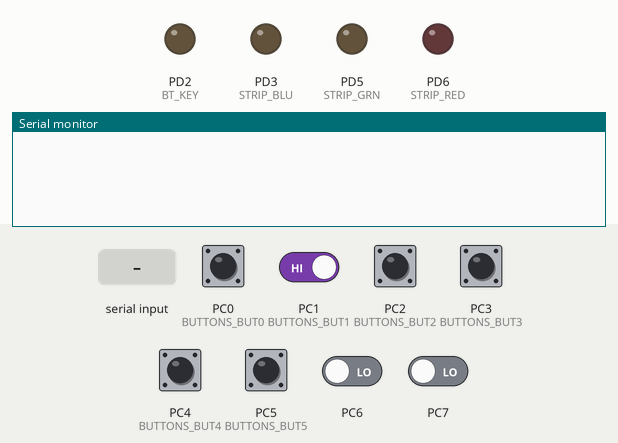
Simulated run of this program. Board: ATmega328P, built with avr-gcc and emulated at 16 MHz. On the bench: output pins drawn as LEDs (lit = HIGH), the last lines printed to the serial monitor. The inputs (shaded band) are chosen by the test bench; at power-on: PC0 (BUTTONS_BUT0), PC1 (BUTTONS_BUT1), PC2 (BUTTONS_BUT2), PC3 (BUTTONS_BUT3), PC4 (BUTTONS_BUT4), PC5 (BUTTONS_BUT5) HIGH, PC6, PC7 LOW. Random numbers use the default seed unless the program sets one; EEPROM starts erased.

Above: at 1.2 s.
1.3 s: PC0 (BUTTONS_BUT0) pulled LOW for 0.15 s
At 2.5 s:
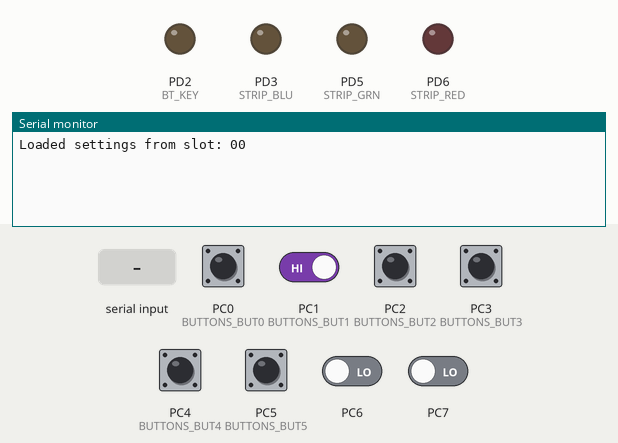
2.9 s: "MODE\n" received over Serial
At 4.1 s:
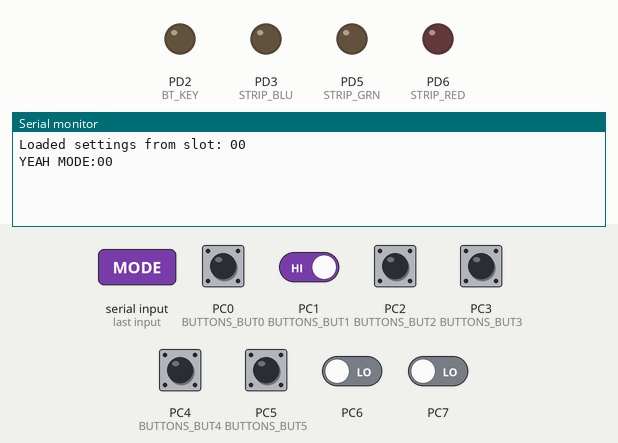
4.4 s: "ON\n" received over Serial
At 5.1 s:
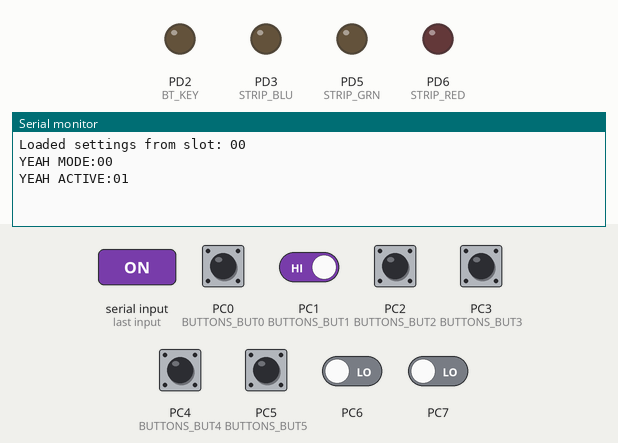
5.9 s: "STEP\n" received over Serial
At 6.3 s:
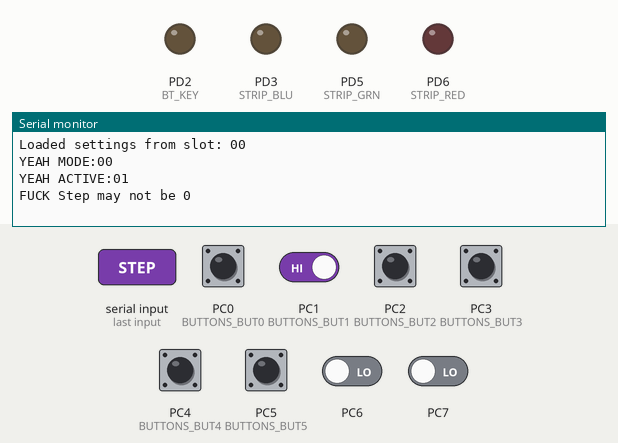
7.4 s: PC0 (BUTTONS_BUT0) driven LOW and PC1 (BUTTONS_BUT1) driven LOW
At 8.3 s:
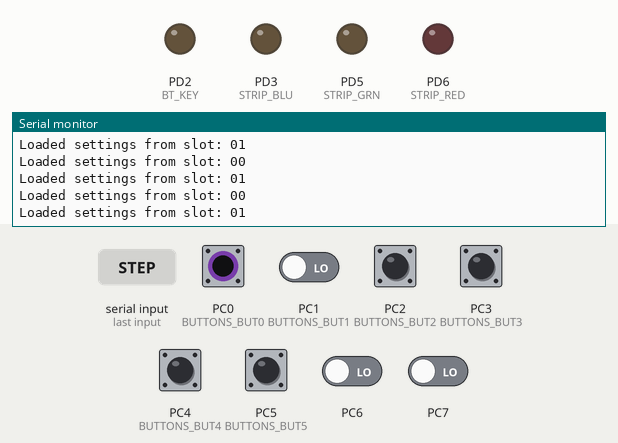

The program:

main.c
```c
/*
 * Controller code for a device that reads analog sensor values and sleeps
 * while it isn't used. Check the README at Github for more information.
 *
 * Written by Gregor Ottmann, https://github.com/Zappes
 */
#include <avr/io.h>
#include <avr/interrupt.h>
#include <util/delay.h>

#include "lib/stripcontrol.h"
#include "lib/uart.h"
#include "lib/control.h"
#include "lib/animation.h"
#include "lib/bluetooth.h"

#include "lib/persistence.h"
#include "lib/buttons.h"

int main(void)
{
	strip_init();
	uart_init();
	control_init();
	anim_init();
	bt_init();
	buttons_init();

	persistence_restore(persistence_get_current_slot());

	// required for serial input and the animation loop to work!
	sei();

	while(1)
	{
		buttons_process();
	}

	return 0;
}
```

animation.c
```c
/*
 * animation.c
 *
 *  Created on: 05.01.2015
 *      Author: zaphod
 */

#include <avr/io.h>
#include <avr/interrupt.h>
#include <stdlib.h>

#include "util.h"
#include "stripcontrol.h"
#include "animation.h"
#include "color.h"

uint8_t target_r, target_g, target_b = 0;
volatile uint8_t current_r, current_g, current_b = 0;
uint8_t anim_mode = ANIM_MODE_SET;
uint8_t anim_delay = 0;
uint8_t anim_step = 0;
uint8_t anim_level = 0xFF;

void anim_init(void) {
	// Timer 1 is used for the animation loop
	// fast PWM, 16 bits, TOP in OCR1A
	TCCR1A |= (_BV(WGM10) | _BV(WGM11));
	TCCR1B |= (_BV(WGM12) | _BV(WGM13));

	// prescaler set to clk/1024
	TCCR1B |= (_BV(CS12));

	// above settings create one count every 0.000064 seconds.
	// 200 hz means 1 interrupt every 0.005 seconds
	// => an overflow interrupt is required every 78.125 counts
	OCR1A = 79;

	// enable interrupts on overflow
	TIMSK1 |= _BV(TOIE1);
}

void anim_set_delay(uint8_t delay) {
	anim_delay = delay;
}

uint8_t anim_get_delay(void) {
	return anim_delay;
}

void anim_set_level(uint8_t delay) {
	anim_level = delay;
}

uint8_t anim_get_level(void) {
	return anim_level;
}

void anim_set_step(uint8_t step) {
	if (step != 0) {
		anim_step = step;
	}
}

uint8_t anim_get_step(void) {
	return anim_step;
}

void anim_set_mode(uint8_t mode) {
	anim_mode = mode;

	if (mode == ANIM_MODE_DISCO) {
		// initialize the random number generator with the current value of the animation timer
		srand(TCNT1);
	}
}

uint8_t anim_get_mode(void) {
	return anim_mode;
}

void anim_set_rgb_components(uint8_t red, uint8_t green, uint8_t blue) {
	target_r = red;
	target_g = green;
	target_b = blue;

	if (anim_mode == ANIM_MODE_SET) {
		current_r = red;
		current_g = green;
		current_b = blue;

		strip_set_rgb_components(red, green, blue);
	}
}

void anim_set_rgb_numeric(uint32_t colVal) {
	uint8_t r, g, b;
	get_components_from_numeric(colVal, &r, &g, &b);
	anim_set_rgb_components(r, g, b);
}

uint32_t anim_get_current_rgb_numeric(void) {
	return (uint32_t) current_b | ((uint32_t) current_g << 8)
			| ((uint32_t) current_r << 16);
}

uint32_t anim_get_target_rgb_numeric(void) {
	return (uint32_t) target_b | ((uint32_t) target_g << 8)
			| ((uint32_t) target_r << 16);
}

uint8_t fade_to_target(volatile uint8_t* variable, const uint8_t target) {
	if (*variable == target)
		return 0;

	if (*variable < target) {
		if (anim_step <= (target - *variable)) {
			(*variable) += anim_step;
		} else {
			*variable = target;
		}
	} else {
		if (anim_step <= (*variable - target)) {
			(*variable) -= anim_step;
		} else {
			*variable = target;
		}
	}

	return 1;
}

uint8_t random_component(uint8_t cap) {
	return (rand() / (RAND_MAX / cap + 1)) & 0xFF;
}

/*
 * This routine is called with a frequency of 50Hz. It controls the animations for the
 * LED strip.
 */
ISR(TIMER1_OVF_vect) {
	static uint8_t anim_counter = 0;

	if (anim_counter == 0) {
		anim_counter = anim_delay;

		uint8_t faded = 0;

		faded += fade_to_target(&current_r, target_r);
		faded += fade_to_target(&current_g, target_g);
		faded += fade_to_target(&current_b, target_b);

		if (faded) {
			strip_set_rgb_components(current_r, current_g, current_b);
		} else if (anim_mode == ANIM_MODE_DISCO) {
			// no fading occurred, so we have reached the target color and need a new one
			uint8_t r,g,b;

			hslToRgb(random_component(255), random_component(255), anim_level > 0 ? anim_level : random_component(255), &r, &g ,&b);
			anim_set_rgb_components(r,g,b);
		}
	} else {
		anim_counter--;
	}
}
```

animation.h
```c
/*
 * animation.h
 *
 *  Created on: 05.01.2015
 *      Author: zaphod
 */

#ifndef ANIMATION_H_
#define ANIMATION_H_

#define ANIM_MODE_SET		0
#define ANIM_MODE_FADE	1
#define ANIM_MODE_DISCO	2

void anim_init(void);

void anim_set_delay(uint8_t delay);
uint8_t anim_get_delay(void);

void anim_set_mode(uint8_t delay);
uint8_t anim_get_mode(void);

void anim_set_step(uint8_t step);
uint8_t anim_get_step(void);

void anim_set_level(uint8_t step);
uint8_t anim_get_level(void);


void anim_set_rgb_components(uint8_t red, uint8_t green, uint8_t blue);
void anim_set_rgb_numeric(uint32_t colVal);

uint32_t anim_get_target_rgb_numeric(void);
uint32_t anim_get_current_rgb_numeric(void);


#endif /* ANIMATION_H_ */
```

bluetooth.c
```c
/*
 * bluetooth.c
 *
 *  Created on: 05.01.2015
 *      Author: zaphod
 */

#include <avr/io.h>
#include <util/delay.h>
#include <stdio.h>
#include <string.h>

#include "bluetooth.h"
#include "uart.h"

uart_callback_t defaultCallback = 0;
char resultBuffer[BT_RESULTBUFFER_SIZE];

void bt_init(void) {
	BT_DDR |= _BV(BT_KEY);
	BT_PORT &= ~_BV(BT_KEY);
}

void handle_bt_result(char* commandBuffer) {

	if(strcmp("OK", commandBuffer) == 0 || strcmp("FAIL", commandBuffer) == 0 || strncmp("ERROR", commandBuffer, 5) == 0) {
		char* result = (strcmp("OK", commandBuffer) == 0) ? "YEAH" : "FUCK";

		BT_PORT &= ~_BV(BT_KEY);

		_delay_ms(BT_MODESWITCH_DELAY_MS);

		if(resultBuffer[0] != 0) {
			uart_writeln_formatted("%s %s", result, resultBuffer);
			resultBuffer[0] = 0;
		}
		else {
			uart_writeln_formatted("%s %s", result, commandBuffer);
		}

		uart_set_callback(defaultCallback);
	}
	else
	{
		// the results start with a pesky + - we strip that. if there should be more, we strip them all. there probably
		// aren't more, but what the fuck. i have 32k of ram on that chip, and i can throw in a while loop if i want to.
		// just for lulz.
		char* p = commandBuffer;
		while(*p == '+') {
			p++;
		}

		strncpy(resultBuffer, p, BT_RESULTBUFFER_SIZE);
	}
}

void init_at_mode() {
	// put the module in AT mode by pulling the key pin high
	BT_PORT |= _BV(BT_KEY);

	// wait for the switch to command mode.
	_delay_ms(BT_MODESWITCH_DELAY_MS);

	defaultCallback = uart_set_callback(handle_bt_result);
}

void bt_set_device_name(char* name) {
	init_at_mode();
	uart_writeln_formatted("AT+NAME=%s", name);
}

void bt_get_device_name() {
	init_at_mode();
	uart_writeln_string("AT+NAME?");
}

void bt_set_passcode(char* passcode) {
	init_at_mode();
	uart_writeln_formatted("AT+PSWD=%s", passcode);
}

void bt_get_passcode() {
	init_at_mode();
	uart_writeln_string("AT+PSWD?");
}

void bt_get_version() {
	init_at_mode();
	uart_writeln_string("AT+VERSION?");
}
```

bluetooth.h
```c
/*
 * bluetooth.h
 *
 *  Created on: 05.01.2015
 *      Author: zaphod
 */

#ifndef BLUETOOTH_H_
#define BLUETOOTH_H_

#include <avr/io.h>

#define BT_DDR	DDRD
#define BT_KEY	PD2
#define BT_PORT	PORTD

#define BT_RESULTBUFFER_SIZE 64
#define BT_MODESWITCH_DELAY_MS 500

void bt_init(void);
void bt_set_device_name(char* name);
void bt_get_device_name(void);
void bt_set_passcode(char* passcode);
void bt_get_passcode(void);
void bt_get_version(void);

#endif /* BLUETOOTH_H_ */
```

buttons.c
```c
/*
 * buttons.c
 *
 *  Created on: 07.01.2015
 *      Author: zaphod
 */

#include <avr/io.h>
#include <util/delay.h>
#include "buttons.h"
#include "persistence.h"
#include "stripcontrol.h"
#include "uart.h"

uint8_t lastButton = 0xFF;

void buttons_init(void) {
	// this is not strictly required, but at least it's nicely explicit:
	// set buttons as input pins
	BUTTONS_DDR &= ~(_BV(BUTTONS_BUT0) | _BV(BUTTONS_BUT1) | _BV(BUTTONS_BUT2) | _BV(BUTTONS_BUT3) | _BV(BUTTONS_BUT4) | _BV(BUTTONS_BUT5));

	// enable pull-ups
	BUTTONS_PORT |= (_BV(BUTTONS_BUT0) | _BV(BUTTONS_BUT1) | _BV(BUTTONS_BUT2) | _BV(BUTTONS_BUT3) | _BV(BUTTONS_BUT4) | _BV(BUTTONS_BUT5));
}


uint8_t pressed(uint8_t button) {
	return (!(BUTTONS_INP & _BV(button)));
}

void buttons_process(void) {
	// wrote this in a hurry, should really be cleaned up ...
	if(pressed(BUTTONS_BUT0) && lastButton != 0) {
		persistence_restore(0);
		lastButton = 0;
		uart_writeln_string("Loaded settings from slot: 00");
	}
	else if(pressed(BUTTONS_BUT1) && lastButton != 1) {
		persistence_restore(1);
		lastButton = 1;
		uart_writeln_string("Loaded settings from slot: 01");
	}
	else if(pressed(BUTTONS_BUT2) && lastButton != 2) {
		persistence_restore(2);
		lastButton = 2;
		uart_writeln_string("Loaded settings from slot: 02");
	}
	else if(pressed(BUTTONS_BUT3) && lastButton != 3) {
		persistence_restore(3);
		lastButton = 3;
		uart_writeln_string("Loaded settings from slot: 03");
	}
	else if(pressed(BUTTONS_BUT4) && lastButton != 4) {
		persistence_restore(4);
		lastButton = 4;
		uart_writeln_string("Loaded settings from slot: 04");
	}
	else if(pressed(BUTTONS_BUT5) && lastButton != 5) {
		persistence_restore(5);
		lastButton = 5;
		uart_writeln_string("Loaded settings from slot: 05");
	}
}
```

buttons.h
```c
/*
 * buttons.h
 *
 * This firmware supports three buttons connected to the pins PC0-PC2. Internal pullups are
 * enabled, so pressing a button must pull the corresponding line LOW.
 *
 * PC0/PC1 are used to load the stored profiles 0 and 1 respectively. PC2 toggles between
 * enabled and disabled state of the entire strip.
 *
 *  Created on: 07.01.2015
 *      Author: zaphod
 */

#ifndef BUTTONS_H_
#define BUTTONS_H_

#include <avr/io.h>

#define BUTTONS_DDR		DDRC
#define BUTTONS_INP 	PINC
#define BUTTONS_PORT 	PORTC
#define BUTTONS_BUT0	PC0
#define BUTTONS_BUT1	PC1
#define BUTTONS_BUT2	PC2
#define BUTTONS_BUT3	PC3
#define BUTTONS_BUT4	PC4
#define BUTTONS_BUT5	PC5

void buttons_init(void);
void buttons_process(void);

#endif /* BUTTONS_H_ */
```

color.c
```c
/*
 * color.c
 *
 *  Created on: 19.01.2015
 *      Author: zaphod
 */

#include <avr/io.h>
#include "color.h"

/*
 * adapted from http://tog.acm.org/resources/GraphicsGems/gems/HSLtoRGB.c
 * converts a HSL value to an RGB value.
 */
void hslToRgb(uint8_t h, uint8_t s, uint8_t l, uint8_t* r, uint8_t* g, uint8_t* b)
{
	int v = (l < 128)
		? (long int)l * (256 + (long int)s) >> 8
		: ((((long int)l + (long int)s) << 8) - (long int)l * (long int)s) >> 8;

	if (v <= 0)
	{
		*r = *g = *b = 0;
	}
	else
	{
		long int m;
		long int sextant;
		long int fract, vsf, mid1, mid2;
		int hue = h;

		m = l + l - v;
		hue *= 6;
		sextant = hue >> 8;
		fract = hue - (sextant << 8);
		vsf = v * fract * (v - m) / v >> 8;
		mid1 = m + vsf;
		mid2 = v - vsf;
		switch (sextant) {
			case 0: *r = v;    *g = mid1;  *b = m;    break;
			case 1: *r = mid2; *g = v;     *b = m;    break;
			case 2: *r = m;    *g = v;     *b = mid1; break;
			case 3: *r = m;    *g = mid2;  *b = v;    break;
			case 4: *r = mid1; *g = m;     *b = v;    break;
			case 5: *r = v;    *g = m;     *b = mid2; break;
		}
	}
}
```

color.h
```c
/*
 * color.h
 *
 *  Created on: 19.01.2015
 *      Author: zaphod
 */

#ifndef COLOR_H_
#define COLOR_H_

void hslToRgb(uint8_t h, uint8_t s, uint8_t l, uint8_t* r, uint8_t* g, uint8_t* b);

#endif /* COLOR_H_ */
```

control.c
```c
/*
 * control.c
 *
 *  Created on: 05.01.2015
 *      Author: zaphod
 */
#include <avr/io.h>
#include <avr/interrupt.h>
#include <string.h>

#include "control.h"
#include "uart.h"
#include "animation.h"
#include "util.h"
#include "persistence.h"
#include "parser.h"
#include "bluetooth.h"
#include "stripcontrol.h"

void handle_command(char* commandBuffer) {
	cli();

	parser_prepare_buffer(commandBuffer);

	if (strcmp(commandBuffer, "MODE") == 0) {
		uint8_t mode = parser_get_byte_hex(&commandBuffer);

		if (mode == ANIM_MODE_FADE || mode == ANIM_MODE_SET || ANIM_MODE_DISCO) {
			uart_writeln_formatted("YEAH MODE:%02X", mode);
			anim_set_mode(mode);
		} else {
			uart_writeln_formatted("FUCK Unknown mode: %02X", mode);
		}
	} else if (strcmp(commandBuffer, "ON") == 0) {

		uart_writeln_string("YEAH ACTIVE:01");
		strip_switch_on();
	} else if (strcmp(commandBuffer, "OFF") == 0) {

		uart_writeln_string("YEAH ACTIVE:00");
		strip_switch_off();
	} else if (strcmp(commandBuffer, "STEP") == 0) {
		uint8_t step = parser_get_byte_hex(&commandBuffer);

		if (step != 0) {
			uart_writeln_formatted("YEAH STEP:%02X", step);
			anim_set_step(step);
		} else {
			uart_writeln_string("FUCK Step may not be 0");
		}
	} else if (strcmp(commandBuffer, "SET") == 0) {
		uint32_t color_numeric = parser_get_long_hex(&commandBuffer);

		uart_writeln_formatted("YEAH TRGB:%06lX", color_numeric);

		anim_set_rgb_numeric(color_numeric);
	} else if (strcmp(commandBuffer, "DELAY") == 0) {
		uint8_t delay = parser_get_byte_hex(&commandBuffer);

		uart_writeln_formatted("YEAH DELAY:%02X", delay);

		anim_set_delay(delay);
	} else if (strcmp(commandBuffer, "LEVEL") == 0) {
		uint8_t cap = parser_get_byte_hex(&commandBuffer);

		uart_writeln_formatted("YEAH LEVEL:%02X", cap);

		anim_set_level(cap);
	} else if (strcmp(commandBuffer, "STORE") == 0) {
		uint8_t slot = parser_get_byte_hex(&commandBuffer);

		if (slot < PERSISTENCE_NUM_SLOTS) {
			persistence_persist(slot);
			uart_writeln_formatted("YEAH SLOT:%02X", slot);
		} else {
			uart_writeln_formatted("FUCK Slot out of range: %02X", slot);
		}
	} else if (strcmp(commandBuffer, "LOAD") == 0) {
		uint8_t slot = parser_get_byte_hex(&commandBuffer);

		if (slot < PERSISTENCE_NUM_SLOTS) {
			persistence_restore(slot);
			uart_writeln_formatted("YEAH SLOT:%02X", slot);
		} else {
			uart_writeln_formatted("FUCK Slot out of range: %02X", slot);
		}
	} else if (strcmp(commandBuffer, "STATUS") == 0) {
		uart_write_string("YEAH");
		uart_write_formatted(" CRGB:%06lX", anim_get_current_rgb_numeric());
		uart_write_formatted(" TRGB:%06lX", anim_get_target_rgb_numeric());
		uart_write_formatted(" MODE:%02X", anim_get_mode());
		uart_write_formatted(" DELAY:%02X", anim_get_delay());
		uart_write_formatted(" STEP:%02X", anim_get_step());
		uart_write_formatted(" CAP:%02X", anim_get_level());
		uart_write_formatted(" SLOT:%02X", persistence_get_current_slot());
		uart_writeln_formatted(" ACTIVE:%02X", strip_is_on());
	} else if (strcmp(commandBuffer, "BT_SETNAME") == 0) {
		char* name = parser_get_string(&commandBuffer);
		bt_set_device_name(name);
	} else if (strcmp(commandBuffer, "BT_GETNAME") == 0) {
		bt_get_device_name();
	} else if (strcmp(commandBuffer, "BT_SETPASS") == 0) {
		char* passcode = parser_get_string(&commandBuffer);
		bt_set_passcode(passcode);
	} else if (strcmp(commandBuffer, "BT_GETPASS") == 0) {
		bt_get_passcode();
	} else if (strcmp(commandBuffer, "BT_VERSION") == 0) {
		bt_get_version();
	} else {
		uart_writeln_formatted("FUCK Unknown command: %s", commandBuffer);
	}

	sei();
}

void control_init(void) {
	uart_set_callback(handle_command);
}
```

control.h
```c
/*
 * control.h
 *
 *  Created on: 05.01.2015
 *      Author: zaphod
 */

#ifndef CONTROL_H_
#define CONTROL_H_

void control_init(void);

#endif /* CONTROL_H_ */
```

parser.c
```c
/*
 * parser.c
 *
 *  Created on: 06.01.2015
 *      Author: zaphod
 */

#include <avr/io.h>
#include <string.h>
#include <ctype.h>

#include "parser.h"
#include "util.h"

void parser_prepare_buffer(char* commandBuffer) {
	// process the command string so that all parameters are separated with a 0 byte
	// and all letters are uppercased.
	char* p = commandBuffer;
	while (*p != 0) {
		if (*p == ' ' || *p == 10 || *p == 13) {
			*p = 0;
		} else {
			*p = toupper(*p);
		}
		p++;
	}
}

void advance_buffer_pointer(char** bufferPointer) {
	// first seek to the first 0 character
	while(**bufferPointer != 0) {
		*bufferPointer+=1;
	}

	// now skip all 0s
	while(**bufferPointer == 0) {
		*bufferPointer+=1;
	}

	// at this point, the pointer points to the next string.
}

uint32_t parser_get_long_hex(char** bufferPointer) {
	advance_buffer_pointer(bufferPointer);
	return get_long_from_hex(*bufferPointer);
}

uint8_t parser_get_byte_hex(char** bufferPointer) {
	advance_buffer_pointer(bufferPointer);
	return get_byte_from_hex(*bufferPointer);
}

char* parser_get_string(char** bufferPointer) {
	advance_buffer_pointer(bufferPointer);
	return *bufferPointer;
}
```

parser.h
```c
/*
 * parser.h
 *
 *  Created on: 06.01.2015
 *      Author: zaphod
 */

#ifndef PARSER_H_
#define PARSER_H_

void parser_prepare_buffer(char* commandBuffer);
char* parser_get_string(char** bufferPointer);
uint32_t parser_get_long_hex(char** bufferPointer);
uint8_t parser_get_byte_hex(char** bufferPointer);

#endif /* PARSER_H_ */
```

persistence.h
```c
/*
 * persistence.h
 *
 *  Created on: 11.07.2014
 *      Author: zaphod
 */

#ifndef PERSISTENCE_H_
#define PERSISTENCE_H_

#include <avr/io.h>

#define PERSISTENCE_EEPROM_MAGIC	0x1601
#define PERSISTENCE_NUM_SLOTS			6

typedef struct {
  uint16_t magic;
  uint8_t slot;
} FatLightPersistenceHeader;

typedef struct {
  uint16_t magic;
  uint32_t rgb;
  uint8_t mode;
  uint8_t delay;
  uint8_t step;
  uint8_t level;
} FatLightPersistenceData;

void persistence_restore(uint8_t slot);
void persistence_persist(uint8_t slot);

uint8_t persistence_get_current_slot(void);

#endif /* PERSISTENCE_H_ */
```

stripcontrol.h
```c
/*
 * stripcontrol.h
 *
 *  Created on: 04.01.2015
 *      Author: zaphod
 */

#ifndef STRIPCONTROL_H_
#define STRIPCONTROL_H_

#include <avr/io.h>

#define STRIP_RED 		PD6
#define STRIP_BLU 		PD3
#define STRIP_GRN 		PD5

#define STRIP_DDR			DDRD
#define STRIP_PORT		PORTD

// PWM registers for the different colors. 255 is off, 0 is full on
#define STRIP_REG_RED	OCR0A
#define STRIP_REG_GRN	OCR0B
#define STRIP_REG_BLU	OCR2B

void strip_init(void);
void strip_switch_off(void);
void strip_switch_on(void);
uint8_t strip_is_on(void);
void strip_set_rgb_components(uint8_t red, uint8_t green, uint8_t blue);
void strip_set_rgb_numeric(uint32_t colVal);
void strip_set_rgb_hex(char* color);

#endif /* STRIPCONTROL_H_ */
```

util.h
```c
/*
 * util.h
 *
 *  Created on: 05.01.2015
 *      Author: zaphod
 */

#ifndef UTIL_H_
#define UTIL_H_

#include <avr/io.h>

void get_components_from_numeric(uint32_t color, uint8_t* r, uint8_t* g, uint8_t* b);
uint32_t get_long_from_hex(char* input);
uint8_t get_byte_from_hex(char* input);

#endif /* UTIL_H_ */
```

Source omitted: persistence.c (2286 bytes), stripcontrol.c (1723 bytes), uart.c (3289 bytes), uart.h (1535 bytes), util.c (614 bytes)

Measured:
- after the input at 1.3 s, the serial monitor: prints a new line at once (image 1)
- after the input at 2.9 s, the serial monitor: prints a new line at once (image 2)
- after the input at 4.4 s, the serial monitor: prints a new line at once (image 3)
- after the input at 5.9 s, the serial monitor: prints a new line at once (image 4)
- after the input at 7.4 s, the serial monitor: prints a new line at once (image 5)
